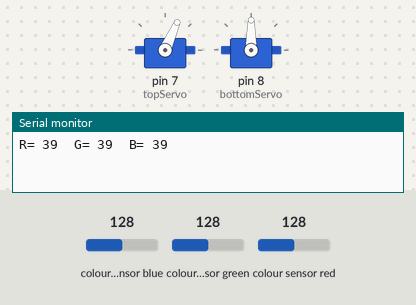
The sketch below on a simulated Arduino Uno, built with avr-gcc and run on an emulated ATmega328P. On the bench: 2 × servo, the last lines printed to the serial monitor. Wiring (inferred from the names in the program): TCS3200 colour sensor: output pin 6; S2 pin 4; S3 pin 5; S0 pin 2; S1 pin 3. The test bench sets the inputs (shaded band); at power-on: colour sensor green 128, colour sensor blue 128, colour sensor red 128.

Above: at 1.2 s.
1.3 s: colour sensor green set to 41
4.3 s: colour sensor green set to 32
At 7.1 s:
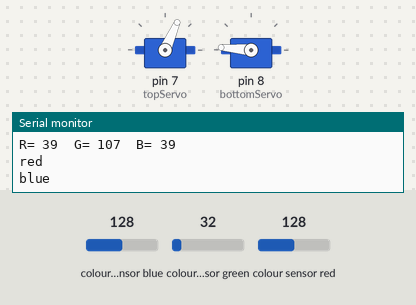
7.3 s: colour sensor blue set to 125
At 10.2 s:
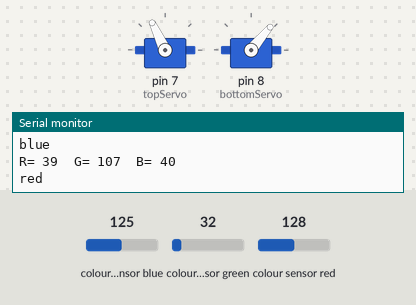
10.3 s: colour sensor blue set to 128
At 12.5 s:
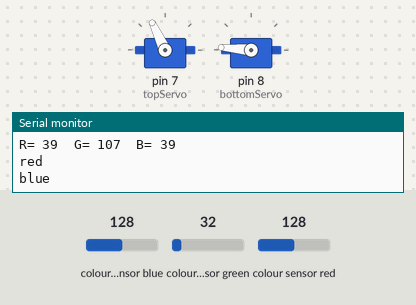
13.3 s: colour sensor blue set to 5
At 15.4 s:
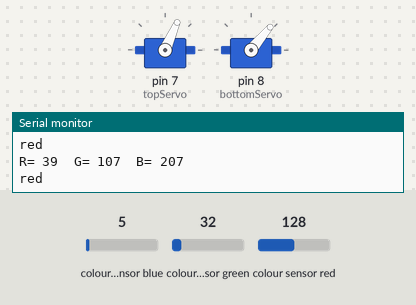
Timing chart, 0 to 17.3 s (numbered marks = the images above; inputs shaded):
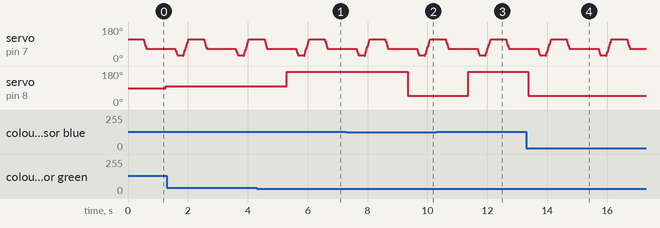

Measured:
- the behaviour switches between 37 and 36 on colour sensor green (found by bisection; images 0 and 1)
- the behaviour switches between 128 and 127 on colour sensor blue (found by bisection; images 1 and 2)
- after the input at 4.3 s, servo on pin 8 (bottomServo): 100° → 175° after 1.0 s
- after the input at 7.3 s, servo on pin 8 (bottomServo): 175° → 50° after 2.0 s
- after the input at 10.3 s, servo on pin 8 (bottomServo): 50° → 175° after 1.1 s
- after the input at 13.3 s, servo on pin 8 (bottomServo): 175° → 50° after 0.08 s

The sketch:

color_sorter.ino
```cpp
/*     Color Sorter - rgb
 *
 *  reference: www.HowToMechatronics.com
 *
 */
#include <Servo.h>

#define S0 2
#define S1 3
#define S2 4
#define S3 5
#define sensorOut 6

Servo topServo;
Servo bottomServo;

int frequency = 0;
int color=0;

void setup() {
  pinMode(S0, OUTPUT);
  pinMode(S1, OUTPUT);
  pinMode(S2, OUTPUT);
  pinMode(S3, OUTPUT);
  pinMode(sensorOut, INPUT);

  // Setting frequency-scaling to 20%
  digitalWrite(S0, HIGH);
  digitalWrite(S1, LOW);

  topServo.attach(7);
  bottomServo.attach(8);

  Serial.begin(9600);
}

void loop() {

  topServo.write(115);
  delay(500);

  for(int i = 115; i > 65; i--) {
    topServo.write(i);
    delay(2);
  }
  delay(500);

  color = readColor();
  delay(10);

  switch (color) {
    case 1: //RED
    bottomServo.write(50);
    break;

    case 3: //GREEN
    bottomServo.write(100);
    break;

    case 6: //BLUE
    bottomServo.write(175);
    break;

    case 0:
    break;
  }
  delay(300);

  for(int i = 65; i > 29; i--) {
    topServo.write(i);
    delay(2);
  }
  delay(200);

  for(int i = 29; i < 115; i++) {
    topServo.write(i);
    delay(2);
  }
  color=0;
}

// Custom Function - readColor()
int readColor() {
  // Setting red filtered photodiodes to be read
  digitalWrite(S2, LOW);
  digitalWrite(S3, LOW);
  // Reading the output frequency
  frequency = pulseIn(sensorOut, LOW);
  int R = frequency;
  // Printing the value on the serial monitor
  Serial.print("R= ");//printing name
  Serial.print(frequency);//printing RED color frequency
  Serial.print("  ");
  delay(50);

  // Setting Green filtered photodiodes to be read
  digitalWrite(S2, HIGH);
  digitalWrite(S3, HIGH);
  // Reading the output frequency
  frequency = pulseIn(sensorOut, LOW);
  int G = frequency;
  // Printing the value on the serial monitor
  Serial.print("G= ");//printing name
  Serial.print(frequency);//printing RED color frequency
  Serial.print("  ");
  delay(50);

  // Setting Blue filtered photodiodes to be read
  digitalWrite(S2, LOW);
  digitalWrite(S3, HIGH);
  // Reading the output frequency
  frequency = pulseIn(sensorOut, LOW);
  int B = frequency;
  // Printing the value on the serial monitor
  Serial.print("B= ");//printing name
  Serial.print(frequency);//printing RED color frequency
  Serial.println("  ");
  delay(50);
  G=G-60; //otherwise always showing green

  int AD= min(R,G);
  int A=min(AD,B);

  if(R==A){
    color = 1; // Red
    Serial.println("red");
  }

  if(G==A){
    color = 3; // Green
    Serial.println("green");
  }

  if (B==A){
    color = 6; // Blue
    Serial.println("blue");
  }
  return color;
}
```
